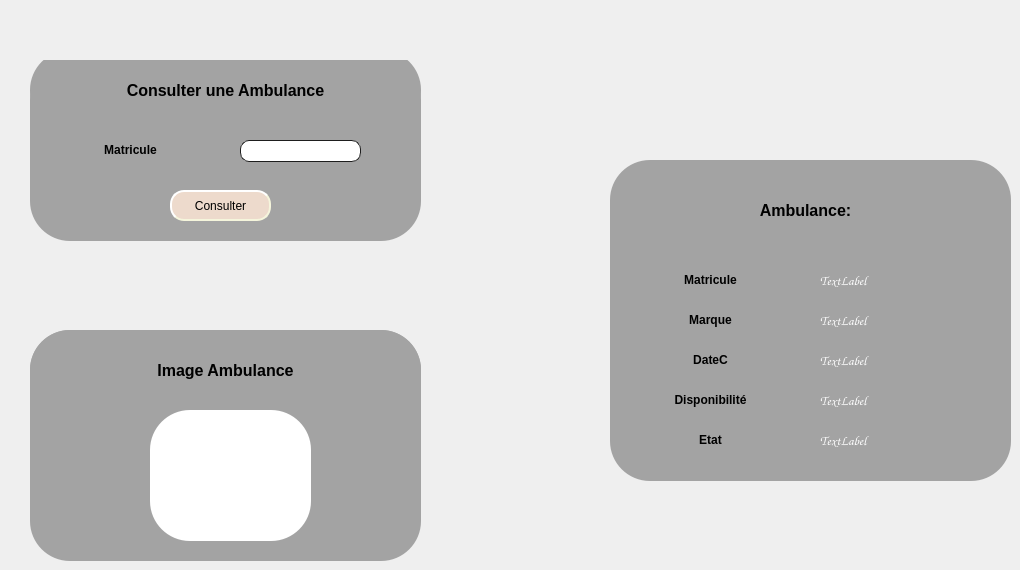
   <widget class="QWidget" name="tab_3">
    <attribute name="title">
     <string>Consulter</string>
    </attribute>
    <widget class="QWidget" name="gridWidget_6" native="true">
     <property name="geometry">
      <rect>
       <x>30</x>
       <y>60</y>
       <width>391</width>
       <height>181</height>
      </rect>
     </property>
     <property name="styleSheet">
      <string notr="true">background-color: rgb(163, 163, 163);
border-radius: 40px;</string>
     </property>
     <widget class="QLabel" name="label_18">
      <property name="geometry">
       <rect>
        <x>0</x>
        <y>-10</y>
        <width>391</width>
        <height>81</height>
       </rect>
      </property>
      <property name="styleSheet">
       <string notr="true"/>
      </property>
      <property name="text">
       <string>&lt;html&gt;&lt;head/&gt;&lt;body&gt;&lt;p align=&quot;center&quot;&gt;&lt;span style=&quot; font-size:12pt; font-weight:600;&quot;&gt;Consulter une Ambulance&lt;/span&gt;&lt;/p&gt;&lt;/body&gt;&lt;/html&gt;</string>
      </property>
     </widget>
     <widget class="QLabel" name="label_21">
      <property name="geometry">
       <rect>
        <x>40</x>
        <y>80</y>
        <width>121</width>
        <height>20</height>
       </rect>
      </property>
      <property name="styleSheet">
       <string notr="true">font: 75 8pt &quot;MS Shell Dlg 2&quot;;</string>
      </property>
      <property name="text">
       <string>&lt;html&gt;&lt;head/&gt;&lt;body&gt;&lt;p align=&quot;center&quot;&gt;&lt;span style=&quot; font-weight:600;&quot;&gt;Matricule&lt;/span&gt;&lt;/p&gt;&lt;/body&gt;&lt;/html&gt;</string>
      </property>
     </widget>
     <widget class="QLineEdit" name="id_consulter">
      <property name="geometry">
       <rect>
        <x>210</x>
        <y>80</y>
        <width>121</width>
        <height>22</height>
       </rect>
      </property>
      <property name="styleSheet">
       <string notr="true">background-color: rgb(255, 255, 255);
border-radius: 9px;
padding: 1px;
    border-style: solid;
    border: 1px solid #1e1e1e;
</string>
      </property>
     </widget>
     <widget class="QPushButton" name="supprimer_2">
      <property name="geometry">
       <rect>
        <x>140</x>
        <y>370</y>
        <width>101</width>
        <height>31</height>
       </rect>
      </property>
      <property name="styleSheet">
       <string notr="true">QPushButton
{
	background-color: rgb(237, 218, 204);
	color: rgb(0, 0, 0);
border-style: solid;
    border-radius: 6;
border-radius: 14px;

	border-style: outset;
    border-width: 2px;
    border-radius: 14px;
    border-color: beige;
  
 
    padding: 0px;
	
	
	
	font: 10pt &quot;Franklin Gothic Heavy&quot;;
}
QPushButton:hover
{
background-color: rgb(0, 143, 105);
	color: rgb(0, 0, 0);
}
QPushButton:pressed
{
background-color: rgb(0, 143, 105);
}</string>
      </property>
      <property name="text">
       <string>Supprimer</string>
      </property>
     </widget>
     <widget class="QPushButton" name="consulter">
      <property name="geometry">
       <rect>
        <x>140</x>
        <y>130</y>
        <width>101</width>
        <height>31</height>
       </rect>
      </property>
      <property name="styleSheet">
       <string notr="true">QPushButton
{
	background-color: rgb(237, 218, 204);
	color: rgb(0, 0, 0);
border-style: solid;
    border-radius: 6;
border-radius: 14px;

	border-style: outset;
    border-width: 2px;
    border-radius: 14px;
    border-color: beige;
  
 
    padding: 0px;
	
	
	
	font: 10pt &quot;Franklin Gothic Heavy&quot;;
}
QPushButton:hover
{
background-color: rgb(235, 197, 197);
	color: rgb(0, 0, 0);
}
QPushButton:pressed
{
background-color: rgb(235, 197, 197);
}</string>
      </property>
      <property name="text">
       <string>Consulter</string>
      </property>
     </widget>
    </widget>
    <widget class="QWidget" name="gridWidget_11" native="true">
     <property name="geometry">
      <rect>
       <x>30</x>
       <y>330</y>
       <width>391</width>
       <height>231</height>
      </rect>
     </property>
     <property name="styleSheet">
      <string notr="true">background-color: rgb(163, 163, 163);
border-radius: 40px;</string>
     </property>
     <widget class="QLabel" name="label_33">
      <property name="geometry">
       <rect>
        <x>0</x>
        <y>0</y>
        <width>391</width>
        <height>81</height>
       </rect>
      </property>
      <property name="styleSheet">
       <string notr="true"/>
      </property>
      <property name="text">
       <string>&lt;html&gt;&lt;head/&gt;&lt;body&gt;&lt;p align=&quot;center&quot;&gt;&lt;span style=&quot; font-size:12pt; font-weight:600;&quot;&gt;Image Ambulance&lt;/span&gt;&lt;/p&gt;&lt;/body&gt;&lt;/html&gt;</string>
      </property>
     </widget>
     <widget class="QPushButton" name="supprimer_7">
      <property name="geometry">
       <rect>
        <x>140</x>
        <y>370</y>
        <width>101</width>
        <height>31</height>
       </rect>
      </property>
      <property name="styleSheet">
       <string notr="true">QPushButton
{
	background-color: rgb(237, 218, 204);
	color: rgb(0, 0, 0);
border-style: solid;
    border-radius: 6;
border-radius: 14px;

	border-style: outset;
    border-width: 2px;
    border-radius: 14px;
    border-color: beige;
  
 
    padding: 0px;
	
	
	
	font: 10pt &quot;Franklin Gothic Heavy&quot;;
}
QPushButton:hover
{
background-color: rgb(0, 143, 105);
	color: rgb(0, 0, 0);
}
QPushButton:pressed
{
background-color: rgb(0, 143, 105);
}</string>
      </property>
      <property name="text">
       <string>Supprimer</string>
      </property>
     </widget>
     <widget class="QGraphicsView" name="img_consulter">
      <property name="geometry">
       <rect>
        <x>120</x>
        <y>80</y>
        <width>161</width>
        <height>131</height>
       </rect>
      </property>
      <property name="styleSheet">
       <string notr="true">background-color: rgb(255, 255, 255);</string>
      </property>
     </widget>
    </widget>
    <widget class="QWidget" name="gridWidget_7" native="true">
     <property name="geometry">
      <rect>
       <x>610</x>
       <y>160</y>
       <width>401</width>
       <height>321</height>
      </rect>
     </property>
     <property name="styleSheet">
      <string notr="true">background-color: rgb(163, 163, 163);
border-radius: 40px;</string>
     </property>
     <widget class="QLabel" name="label_19">
      <property name="geometry">
       <rect>
        <x>0</x>
        <y>10</y>
        <width>391</width>
        <height>81</height>
       </rect>
      </property>
      <property name="styleSheet">
       <string notr="true"/>
      </property>
      <property name="text">
       <string>&lt;html&gt;&lt;head/&gt;&lt;body&gt;&lt;p align=&quot;center&quot;&gt;&lt;span style=&quot; font-size:12pt; font-weight:600;&quot;&gt;Ambulance:&lt;/span&gt;&lt;/p&gt;&lt;/body&gt;&lt;/html&gt;</string>
      </property>
     </widget>
     <widget class="QLabel" name="label_22">
      <property name="geometry">
       <rect>
        <x>40</x>
        <y>110</y>
        <width>121</width>
        <height>20</height>
       </rect>
      </property>
      <property name="styleSheet">
       <string notr="true">font: 75 8pt &quot;MS Shell Dlg 2&quot;;</string>
      </property>
      <property name="text">
       <string>&lt;html&gt;&lt;head/&gt;&lt;body&gt;&lt;p align=&quot;center&quot;&gt;&lt;span style=&quot; font-weight:600;&quot;&gt;Matricule&lt;/span&gt;&lt;/p&gt;&lt;/body&gt;&lt;/html&gt;</string>
      </property>
     </widget>
     <widget class="QPushButton" name="supprimer_3">
      <property name="geometry">
       <rect>
        <x>140</x>
        <y>370</y>
        <width>101</width>
        <height>31</height>
       </rect>
      </property>
      <property name="styleSheet">
       <string notr="true">QPushButton
{
	background-color: rgb(237, 218, 204);
	color: rgb(0, 0, 0);
border-style: solid;
    border-radius: 6;
border-radius: 14px;

	border-style: outset;
    border-width: 2px;
    border-radius: 14px;
    border-color: beige;
  
 
    padding: 0px;
	
	
	
	font: 10pt &quot;Franklin Gothic Heavy&quot;;
}
QPushButton:hover
{
background-color: rgb(0, 143, 105);
	color: rgb(0, 0, 0);
}
QPushButton:pressed
{
background-color: rgb(0, 143, 105);
}</string>
      </property>
      <property name="text">
       <string>Supprimer</string>
      </property>
     </widget>
     <widget class="QLabel" name="mat_consulter">
      <property name="geometry">
       <rect>
        <x>210</x>
        <y>110</y>
        <width>101</width>
        <height>21</height>
       </rect>
      </property>
      <property name="font">
       <font>
        <family>Comic Sans MS</family>
        <pointsize>10</pointsize>
       </font>
      </property>
      <property name="styleSheet">
       <string notr="true"/>
      </property>
      <property name="text">
       <string>&lt;html&gt;&lt;head/&gt;&lt;body&gt;&lt;p&gt;&lt;span style=&quot; font-weight:600; color:#ffffff;&quot;&gt;TextLabel&lt;/span&gt;&lt;/p&gt;&lt;/body&gt;&lt;/html&gt;</string>
      </property>
     </widget>
     <widget class="QLabel" name="label_23">
      <property name="geometry">
       <rect>
        <x>40</x>
        <y>150</y>
        <width>121</width>
        <height>20</height>
       </rect>
      </property>
      <property name="styleSheet">
       <string notr="true">font: 75 8pt &quot;MS Shell Dlg 2&quot;;</string>
      </property>
      <property name="text">
       <string>&lt;html&gt;&lt;head/&gt;&lt;body&gt;&lt;p align=&quot;center&quot;&gt;&lt;span style=&quot; font-weight:600;&quot;&gt;Marque&lt;/span&gt;&lt;/p&gt;&lt;/body&gt;&lt;/html&gt;</string>
      </property>
     </widget>
     <widget class="QLabel" name="marque_consulter">
      <property name="geometry">
       <rect>
        <x>210</x>
        <y>150</y>
        <width>101</width>
        <height>21</height>
       </rect>
      </property>
      <property name="font">
       <font>
        <family>Comic Sans MS</family>
        <pointsize>10</pointsize>
       </font>
      </property>
      <property name="styleSheet">
       <string notr="true"/>
      </property>
      <property name="text">
       <string>&lt;html&gt;&lt;head/&gt;&lt;body&gt;&lt;p&gt;&lt;span style=&quot; font-weight:600; color:#ffffff;&quot;&gt;TextLabel&lt;/span&gt;&lt;/p&gt;&lt;/body&gt;&lt;/html&gt;</string>
      </property>
     </widget>
     <widget class="QLabel" name="label_24">
      <property name="geometry">
       <rect>
        <x>40</x>
        <y>190</y>
        <width>121</width>
        <height>20</height>
       </rect>
      </property>
      <property name="styleSheet">
       <string notr="true">font: 75 8pt &quot;MS Shell Dlg 2&quot;;</string>
      </property>
      <property name="text">
       <string>&lt;html&gt;&lt;head/&gt;&lt;body&gt;&lt;p align=&quot;center&quot;&gt;&lt;span style=&quot; font-weight:600;&quot;&gt;DateC&lt;/span&gt;&lt;/p&gt;&lt;/body&gt;&lt;/html&gt;</string>
      </property>
     </widget>
     <widget class="QLabel" name="date_consulter">
      <property name="geometry">
       <rect>
        <x>210</x>
        <y>190</y>
        <width>101</width>
        <height>21</height>
       </rect>
      </property>
      <property name="font">
       <font>
        <family>Comic Sans MS</family>
        <pointsize>10</pointsize>
       </font>
      </property>
      <property name="styleSheet">
       <string notr="true"/>
      </property>
      <property name="text">
       <string>&lt;html&gt;&lt;head/&gt;&lt;body&gt;&lt;p&gt;&lt;span style=&quot; font-weight:600; color:#ffffff;&quot;&gt;TextLabel&lt;/span&gt;&lt;/p&gt;&lt;/body&gt;&lt;/html&gt;</string>
      </property>
     </widget>
     <widget class="QLabel" name="label_25">
      <property name="geometry">
       <rect>
        <x>40</x>
        <y>230</y>
        <width>121</width>
        <height>20</height>
       </rect>
      </property>
      <property name="styleSheet">
       <string notr="true">font: 75 8pt &quot;MS Shell Dlg 2&quot;;</string>
      </property>
      <property name="text">
       <string>&lt;html&gt;&lt;head/&gt;&lt;body&gt;&lt;p align=&quot;center&quot;&gt;&lt;span style=&quot; font-weight:600;&quot;&gt;Disponibilité&lt;/span&gt;&lt;/p&gt;&lt;/body&gt;&lt;/html&gt;</string>
      </property>
     </widget>
     <widget class="QLabel" name="dispo_consulter">
      <property name="geometry">
       <rect>
        <x>210</x>
        <y>230</y>
        <width>101</width>
        <height>21</height>
       </rect>
      </property>
      <property name="font">
       <font>
        <family>Comic Sans MS</family>
        <pointsize>10</pointsize>
       </font>
      </property>
      <property name="styleSheet">
       <string notr="true"/>
      </property>
      <property name="text">
       <string>&lt;html&gt;&lt;head/&gt;&lt;body&gt;&lt;p&gt;&lt;span style=&quot; font-weight:600; color:#ffffff;&quot;&gt;TextLabel&lt;/span&gt;&lt;/p&gt;&lt;/body&gt;&lt;/html&gt;</string>
      </property>
     </widget>
     <widget class="QLabel" name="label_26">
      <property name="geometry">
       <rect>
        <x>40</x>
        <y>270</y>
        <width>121</width>
        <height>20</height>
       </rect>
      </property>
      <property name="styleSheet">
       <string notr="true">font: 75 8pt &quot;MS Shell Dlg 2&quot;;</string>
      </property>
      <property name="text">
       <string>&lt;html&gt;&lt;head/&gt;&lt;body&gt;&lt;p align=&quot;center&quot;&gt;&lt;span style=&quot; font-weight:600;&quot;&gt;Etat&lt;/span&gt;&lt;/p&gt;&lt;/body&gt;&lt;/html&gt;</string>
      </property>
     </widget>
     <widget class="QLabel" name="etat_consulter">
      <property name="geometry">
       <rect>
        <x>210</x>
        <y>270</y>
        <width>101</width>
        <height>21</height>
       </rect>
      </property>
      <property name="font">
       <font>
        <family>Comic Sans MS</family>
        <pointsize>10</pointsize>
       </font>
      </property>
      <property name="styleSheet">
       <string notr="true"/>
      </property>
      <property name="text">
       <string>&lt;html&gt;&lt;head/&gt;&lt;body&gt;&lt;p&gt;&lt;span style=&quot; font-weight:600; color:#ffffff;&quot;&gt;TextLabel&lt;/span&gt;&lt;/p&gt;&lt;/body&gt;&lt;/html&gt;</string>
      </property>
     </widget>
    </widget>
   </widget>
